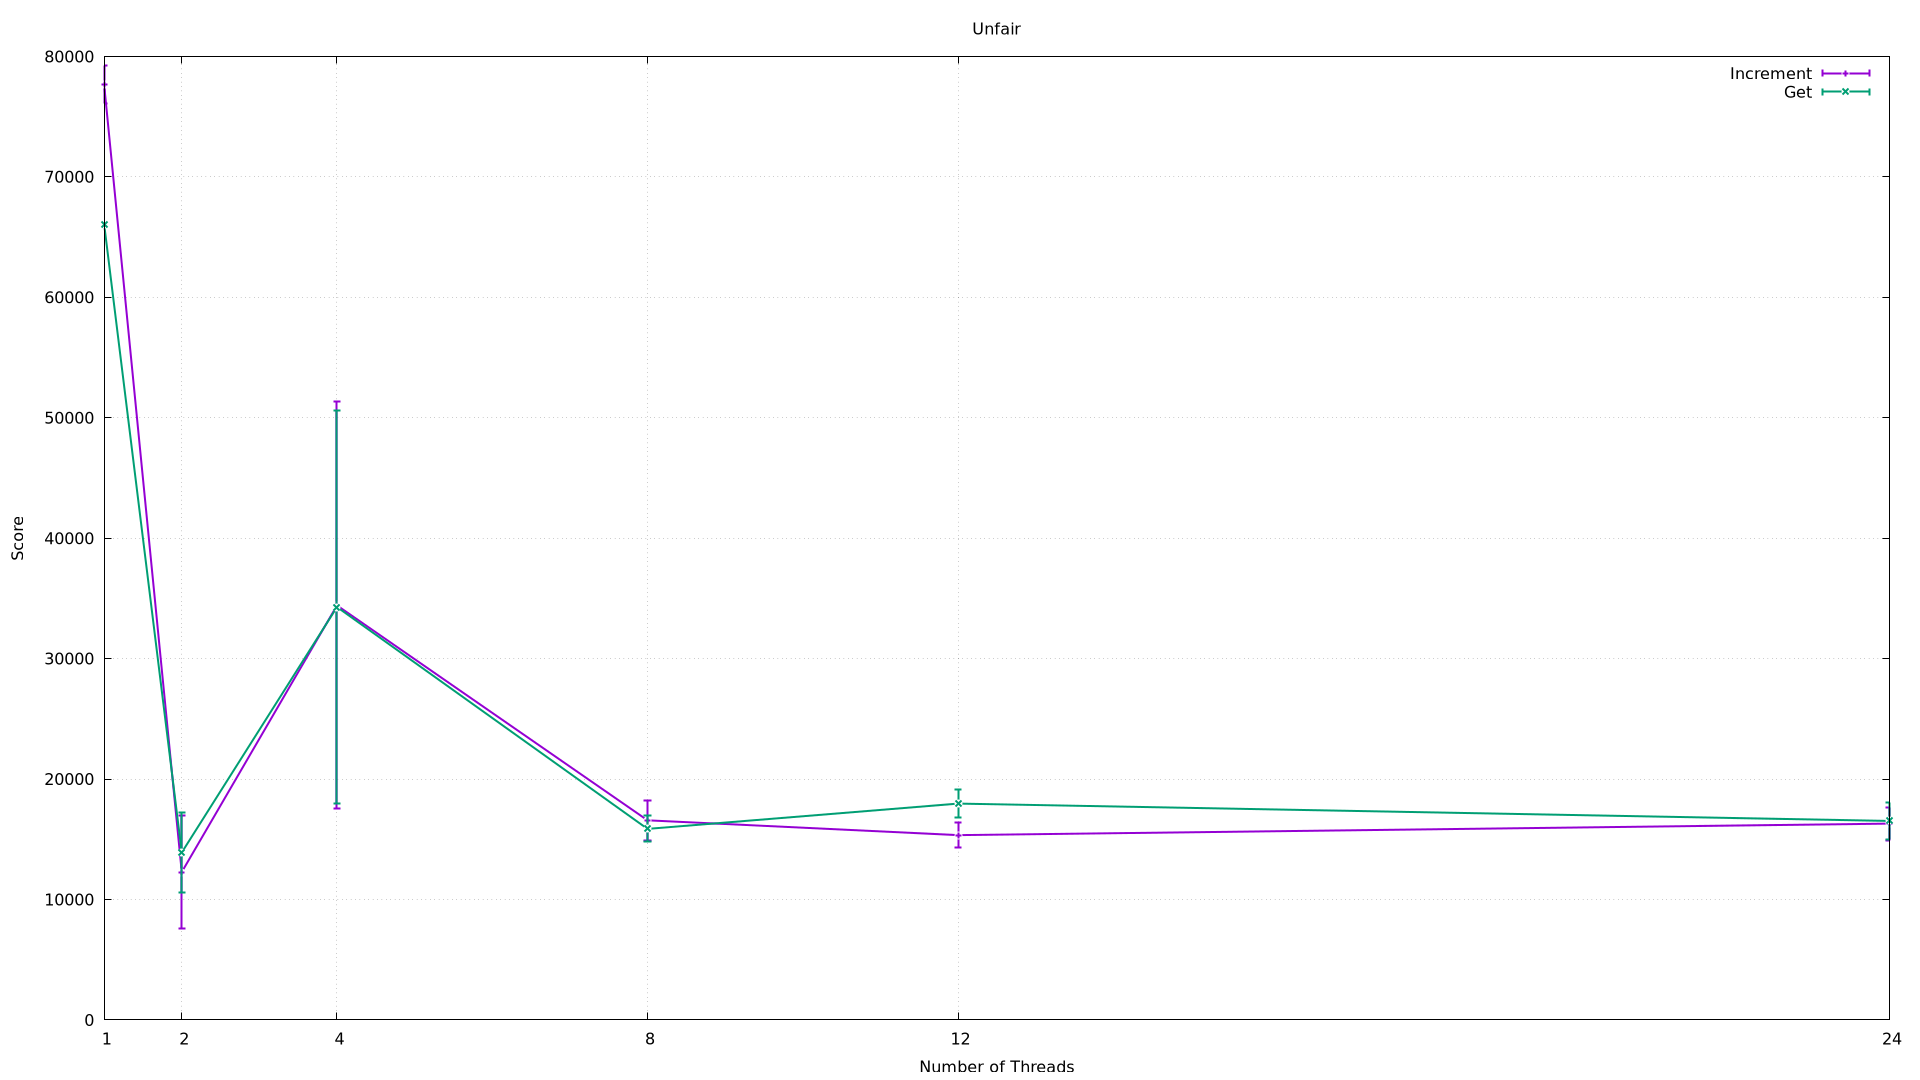

This chart was generated by the following gnuplot code:
set terminal pngcairo size 1920,1080
set output 'Unfair.png'
set title 'Unfair'
set xlabel 'Number of Threads'
set xtics (1, 2, 4, 8, 12, 24)
set ylabel 'Score'
set yrange [0:*]
set grid
plot 'Unfair.dat' index 0 title 'Increment' with yerrorlines linewidth 2, \
     'Unfair.dat' index 1 title 'Get' with yerrorlines linewidth 2
